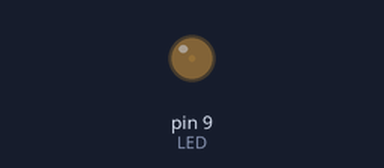
Bench run of a sketch on a simulated Arduino Uno, built with avr-gcc and run on an emulated ATmega328P. Shown: output pins drawn as LEDs (lit = HIGH).

Above: at 0.05 s.
At 1.45 s:
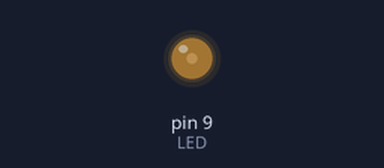
Timing chart, 0 to 4.6 s (numbered marks = the images above):
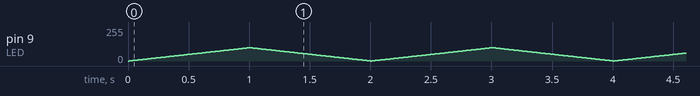

The sketch:

example4.ino
```cpp
//4

const int LED = 9;
int i = 0;

void setup() {
  pinMode(LED, OUTPUT);
}

void loop() {
  for (i=0; i<100; i++){
    analogWrite(LED, i);
    delay(10);
  }
  for (i=100; i>0; i--){
    analogWrite(LED, i);
    delay(10);
  }
}
```
